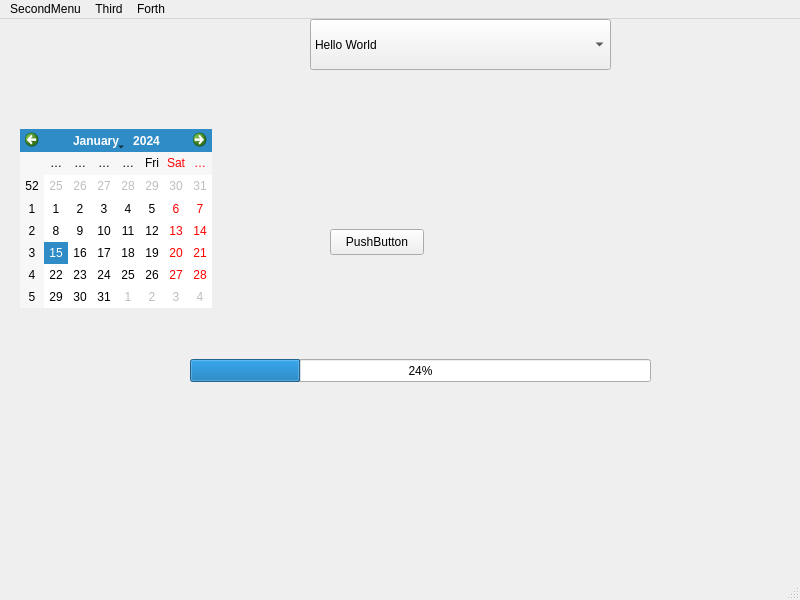
<?xml version="1.0" encoding="UTF-8"?>
<ui version="4.0">
 <class>MainWindow</class>
 <widget class="QMainWindow" name="MainWindow">
  <property name="geometry">
   <rect>
    <x>0</x>
    <y>0</y>
    <width>800</width>
    <height>600</height>
   </rect>
  </property>
  <property name="windowTitle">
   <string>NewNewWindow</string>
  </property>
  <widget class="QWidget" name="centralwidget">
   <widget class="QPushButton" name="pushButton">
    <property name="geometry">
     <rect>
      <x>330</x>
      <y>210</y>
      <width>94</width>
      <height>26</height>
     </rect>
    </property>
    <property name="text">
     <string>PushButton</string>
    </property>
   </widget>
   <widget class="QComboBox" name="comboBox">
    <property name="geometry">
     <rect>
      <x>310</x>
      <y>0</y>
      <width>301</width>
      <height>51</height>
     </rect>
    </property>
    <item>
     <property name="text">
      <string>Hello World</string>
     </property>
    </item>
    <item>
     <property name="text">
      <string>Hello Sergey</string>
     </property>
    </item>
   </widget>
   <widget class="QCalendarWidget" name="calendarWidget">
    <property name="geometry">
     <rect>
      <x>20</x>
      <y>110</y>
      <width>192</width>
      <height>179</height>
     </rect>
    </property>
    <property name="maximumSize">
     <size>
      <width>192</width>
      <height>179</height>
     </size>
    </property>
   </widget>
   <widget class="QProgressBar" name="progressBar">
    <property name="geometry">
     <rect>
      <x>190</x>
      <y>340</y>
      <width>461</width>
      <height>23</height>
     </rect>
    </property>
    <property name="value">
     <number>24</number>
    </property>
   </widget>
  </widget>
  <widget class="QMenuBar" name="menubar">
   <property name="geometry">
    <rect>
     <x>0</x>
     <y>0</y>
     <width>800</width>
     <height>23</height>
    </rect>
   </property>
   <widget class="QMenu" name="menuSecondMenu">
    <property name="title">
     <string>SecondMenu</string>
    </property>
    <addaction name="separator"/>
    <addaction name="action1"/>
    <addaction name="action2"/>
    <addaction name="action3"/>
   </widget>
   <widget class="QMenu" name="menuThird">
    <property name="title">
     <string>Third</string>
    </property>
    <addaction name="separator"/>
   </widget>
   <widget class="QMenu" name="menuForth">
    <property name="title">
     <string>Forth</string>
    </property>
    <addaction name="separator"/>
   </widget>
   <addaction name="menuSecondMenu"/>
   <addaction name="menuThird"/>
   <addaction name="menuForth"/>
  </widget>
  <widget class="QStatusBar" name="statusbar"/>
  <action name="action1">
   <property name="text">
    <string>1_</string>
   </property>
  </action>
  <action name="action2">
   <property name="text">
    <string>2_</string>
   </property>
  </action>
  <action name="action3">
   <property name="text">
    <string>3_</string>
   </property>
  </action>
 </widget>
 <resources/>
 <connections/>
</ui>
